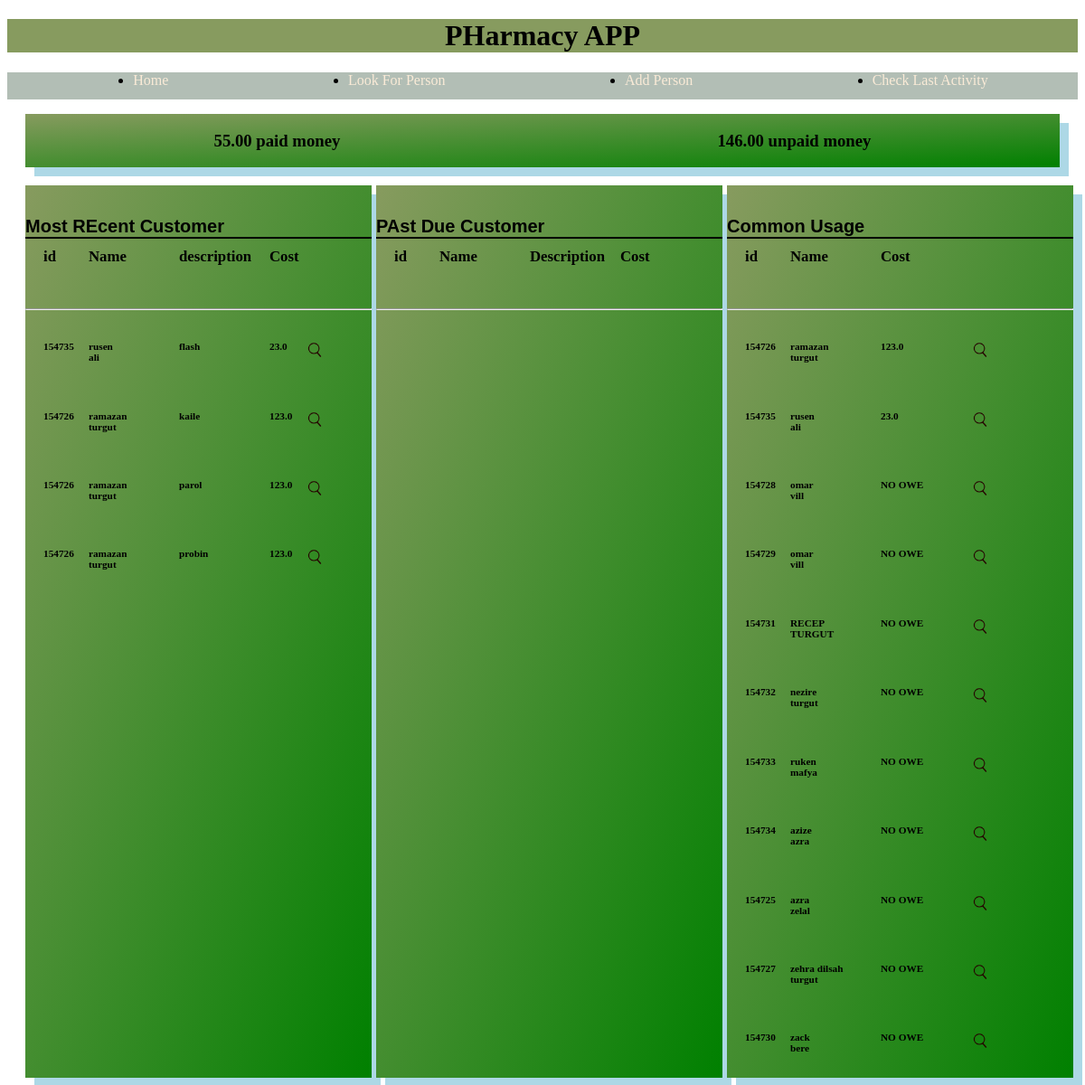
/home/, run on the app's committed database.
### base/models.py (models this page shows, shortened)
class Order(models.Model):
    payment_method_list = [("CASH","CASH"),("CARD","CARD")]
    customer = models.ForeignKey(Customer,on_delete=models.CASCADE,null=True,blank=True,)
    who_paid = models.ForeignKey(Customer,on_delete=models.CASCADE,null=True,blank=True, related_name='%(class)s_requests_created')
    date_created = models.DateTimeField(blank=True,null=True)
    payment_method = models.CharField(choices=payment_method_list,max_length=4,default="CASH",blank=True,null=True)
    date_paid = models.DateTimeField(blank=True,null=True)
    is_paid = models.BooleanField(default=False, blank=True,null=True)
    customer_total_when_paid = models.DecimalField(max_digits=5,decimal_places=2,null=True,blank=True)
    customer_total_when_created = models.DecimalField(max_digits=5,decimal_places=2,null=True,blank=True)
    description = models.TextField(blank=True,null=True)
    price = models.DecimalField(max_digits=5,decimal_places=2,null=True,blank=True)

class Customer(models.Model):
    user = models.OneToOneField(User,on_delete=models.CASCADE,blank=True,null=True)
    name = models.CharField(max_length=200,blank=True,null=True)
    last = models.CharField(max_length=200,blank=True,null=True)
    is_parent = models.BooleanField(default=False, blank=True,null=True)
    password = models.IntegerField(blank=True,null=True)
    phone = models.BigIntegerField(blank=True,null=True)
    parent=models.ForeignKey('self', on_delete=models.CASCADE,blank=True,null=True)
    @property
    def total_owe(self):
        order_list = list(self.order_set.all())
        children = list(self.customer_set.all())
        total_unpaid= 0
        total_paid= 0
        for single_order in list(self.order_set.all()):
            if not single_order.is_paid:
                total_unpaid += float(single_order.price)
            elif single_order.is_paid:
                total_paid += float(single_order.price)
        for child in children:
            order_list += list(child.order_set.all())
            for single_order in list(child.order_set.all()):
                if not single_order.is_paid:
                    total_unpaid += float(single_order.price)
                elif single_order.is_paid:
                    total_paid += float(single_order.price)
        return (total_unpaid,total_paid)

### base/views2.py (the view)
# urls.py: path("", views2.index, name="index_api"),
def index(request):
    from django.db.models import Sum
    is_paid_False = Order.objects.filter(is_paid=False).aggregate(Sum('price'))
    is_paid_True = Order.objects.filter(is_paid=True).aggregate(Sum('price'))
    most_recent_orders = Order.objects.order_by('-date_created')
    past_due_days = datetime.timedelta(days=30)
    today_date = dt.now()
    past_due_date= today_date - past_due_days
    past_due_orders = Order.objects.filter(date_created__lt=past_due_date)
    from django.db.models import Count
    common_usage = Customer.objects.annotate(num_orders=Count("order"))
    common_usage = common_usage.order_by('-num_orders')
    context = {
        "is_paid_True":is_paid_True['price__sum'],
        "is_paid_False":is_paid_False['price__sum'],
        "most_recent_orders": most_recent_orders,
        "past_due_orders":past_due_orders,
        "common_usage":common_usage,
    }
    return render(request, 'base/index.html', context)

### base/templates/base/index.html (shortened to what this page needs)
{% extends 'base/base.html' %}
{% load static %}
{% block content %}
    <section class="money-info">
        <h3>{{is_paid_True | floatformat:2 }} paid money </h3>
        <h3>{{is_paid_False | floatformat:2 }} unpaid money</h3>
    </section>
    <main class="index-main">
        <section class="most-recent">
            <h5 class="section-title">Most REcent Customer</h5>
            <div class="person-nav">
                <h6>id</h6>
                <h6>Name</h6>
                <h6>description</h6>
                <h6>Cost</h6>
            </div>
            <hr>
            {% for order in most_recent_orders %}
            <div class="last-person">
                <h6><span>{{order.customer.id}}</span></h6>
                <h6>{{order.customer.name}}<br> {{order.customer.last}}</h6>
                <h6>{{order.description}}</h6>
                {% if order.customer.total_owe.0 == 0 %}
                    <h6 class="person-price">Paid by {{order.payment_method}}</h6>
                {% elif order.customer.total_owe.0 != 0%}
                    <h6 class="person-price">{{order.customer.total_owe.0}}</h6>
                {% endif %}
                <h6>
                    <a class="search-button" href="{%url 'person' order.customer.id%}">
                        <img src="{% static 'images/search.png' %}"  alt="search button">
                        </a>
                </h6>
            </div>
            {% endfor %}
        </section>
        <section class="past-due">
            <h5 class="section-title">PAst Due Customer </h5>
            <div class="person-nav">
                <h6>id</h6>
                <h6>Name</h6>
                <h6>Description</h6>
                <h6>Cost</h6>
            </div>
            <hr>
        </section>
        <section class="common-usage">
            <h5 class="section-title">Common Usage </h5>
            <div class="person-nav">
                <h6>id</h6>
                <h6>Name</h6>
                <h6>Cost</h6>
            </div>
            <hr>
            {% for customer in common_usage %}
            <div class="last-person">
                <h6><span>{{customer.id}}</span></h6>
                <h6>{{customer.name}}<br> {{customer.last}} </h6>
                {% if customer.total_owe.0 == 0 %}
                    <h6 class="person-price">NO OWE</h6>
                {% elif customer.total_owe.0 != 0%}
                    <h6 class="person-price">{{customer.total_owe.0}}</h6>
                {% endif %}
                <h6>
                    <a class="search-button" href="{%url 'person' customer.id%}">
                        <img src="{% static 'images/search.png' %}"  alt="search button">
                        </a>
                </h6>
            </div>
            {% endfor %}
        </section>
    </main>
{% endblock %}

### base/templates/base/base.html (shortened to what this page needs)
{% load static %}
<!DOCTYPE html>
<html lang="en">
<head>
    <link rel="stylesheet" href="{% static 'css/index.css' %}">
</head>
<body>
    <header>
        <h1 class="app-title">PHarmacy APP</h1>
    </header>
    <nav class="navbar">
        <ul class="nav-list">
            <li><a href="{% url 'index' %}">Home</a></li>
            <li><a href="{% url 'search_person' %}">Look For Person</a></li>
            <li><a href="{% url 'add_person' %}">Add Person</a></li>
            <li><a href="#">Check Last Activity</a></li>
        </ul>
    </nav>
    {% block content %}
    {% endblock %}
</body>
</html>

### static/css/index.css (style rules this page uses)
.nav-list { background-color:#B2BEB5; display: flex; justify-content: space-around; height: 30px; }
.nav-list li a { text-decoration: none; color: antiquewhite; }
.app-title { background-color:#879B5F; text-align: center; }
.money-info { display:flex; justify-content: space-around; margin:auto; margin-left: 20px; margin-bottom: 20px; margin-right: 20px; background-image: linear-gradient(to bottom right, #879B5F, green); box-shadow: 10px 10px lightblue; }
.person-nav { font-weight:bold; font-size: 20px; display: grid; padding-left: 20px; grid-template-columns: 50px 100px 100px 40px auto; }
.person-nav h6 { margin-top:10px; margin-right:2px ; }
.last-person { display: grid; position: relative; padding-left: 20px; padding-right: 10px; grid-template-columns: 50px 100px 100px 40px auto; }
.search-button img { width: 20px; height: 20px; }
.index-main { display:flex; justify-content:space-between; }
.most-recent, .common-usage, .past-due { background-image: linear-gradient(to bottom right, #879B5F, green); box-shadow: 10px 10px lightblue; }
.section-title { margin-bottom: auto; font-family: 'Franklin Gothic Medium', 'Arial Narrow', Arial, sans-serif; text-shadow: 2px grey; font-size: 20px; border-bottom:2px solid black ; }
.most-recent { margin-left:20px; }
.common-usage { margin-right: 20px; }
@media screen and (min-width:1100px) { .index-main { width: 100%; align-items: stretch; flex-direction: row; } }
@media screen and (min-width:1100px) { .most-recent, .common-usage, .past-due { flex: 1; margin-right: 5px; } }
@media screen and (min-width:1100px) { .person-nav h6 { font-size: 1.4vw; } }
@media screen and (min-width:1100px) { .last-person { font-size: 1.4vw; } }

### data on the page
Order: customer.id "154735", customer.name "rusen", customer.last "ali", description "flash", customer.total_owe.0 "23.0"
Order: customer.id "154726", customer.name "ramazan", customer.last "turgut", description "kaile", customer.total_owe.0 "123.0"
Order: customer.id "154726", customer.name "ramazan", customer.last "turgut", description "parol", customer.total_owe.0 "123.0"
Order: customer.id "154726", customer.name "ramazan", customer.last "turgut", description "probin", customer.total_owe.0 "123.0"
Customer: id "154726", name "ramazan", last "turgut", total_owe.0 "123.0"
Customer: id "154735", name "rusen", last "ali", total_owe.0 "23.0"
Customer: id "154728", name "omar", last "vill", shows "NO OWE"
Customer: id "154729", name "omar", last "vill", shows "NO OWE"
Customer: id "154731", name "RECEP", last "TURGUT", shows "NO OWE"
Customer: id "154732", name "nezire", last "turgut", shows "NO OWE"
Customer: id "154733", name "ruken", last "mafya", shows "NO OWE"
Customer: id "154734", name "azize", last "azra", shows "NO OWE"
Customer: id "154725", name "azra", last "zelal", shows "NO OWE"
Customer: id "154727", name "zehra dilsah", last "turgut", shows "NO OWE"
Customer: id "154730", name "zack", last "bere", shows "NO OWE"

### other printed values
{{ is_paid_True | floatformat:2 }} "55.00"
{{ is_paid_False | floatformat:2 }} "146.00"
